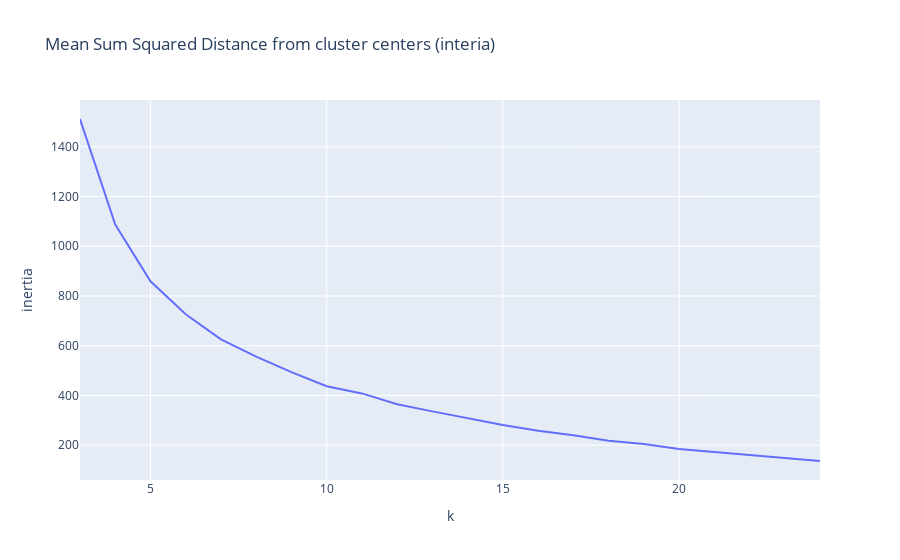

The code cell stored with this chart in its notebook:
### Code cell
fig = px.line(df,x='k',y='inertia',title='Mean Sum Squared Distance from cluster centers (interia)')
fig.show()

### Figure 1 — Plotly figure (JSON) as saved in the notebook; plotly's stock layout.template omitted (floating-point values rounded to 4 significant figures)
{"data": [{"hovertemplate": "k=%{x}<br>inertia=%{y}<extra></extra>", "legendgroup": "", "line": {"color": "#636efa", "dash": "solid"}, "mode": "lines", "name": "", "orientation": "v", "showlegend": false, "type": "scatter", "x": [3, 4, 5, 6, 7, 8, 9, 10, 11, 12, 13, 14, 15, 16, 17, 18, 19, 20, 21, 22, 23, 24], "xaxis": "x", "y": [1512.0, 1087.0, 859.0, 726.4, 625.4, 556.3, 493.6, 437.2, 408.3, 365.0, 335.9, 307.4, 280.8, 258.0, 239.9, 217.4, 204.3, 184.2, 172.3, 158.9, 149.2, 136.4], "yaxis": "y"}], "layout": {"autosize": true, "legend": {"tracegroupgap": 0}, "title": {"text": "Mean Sum Squared Distance from cluster centers (interia)"}, "xaxis": {"anchor": "y", "autorange": true, "domain": [0, 1], "range": [3, 24], "title": {"text": "k"}, "type": "linear"}, "yaxis": {"anchor": "x", "autorange": true, "domain": [0, 1], "range": [59.95, 1588.0], "title": {"text": "inertia"}, "type": "linear"}}}
